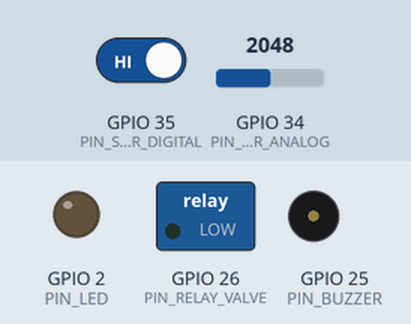
Bench run of a sketch on a simulated ESP32. On the bench: switched loads named in the sketch (green lamp = pin HIGH), output pins drawn as LEDs (lit = HIGH), buzzer (waves = sounding, pin HIGH). Dashed ring = blinking. The inputs (shaded band) are chosen by the test bench; at power-on: GPIO 34 (PIN_SENSOR_ANALOG) = 2048, GPIO 35 (PIN_SENSOR_DIGITAL) HIGH. WiFi joins after 1.5 s; servers stay silent unless stated; what the sketch prints to the serial monitor is not drawn.

Above: at 3.2 s.
3.3 s: GPIO 34 (PIN_SENSOR_ANALOG) set to 1869
4.8 s: GPIO 34 (PIN_SENSOR_ANALOG) set to 1760
At 4.95 s:
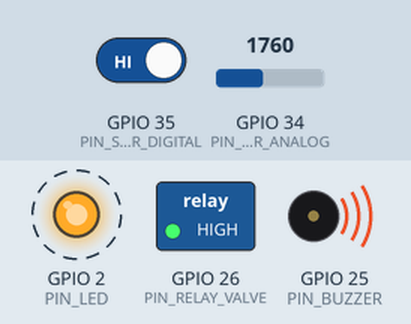
Timing chart, 0 to 13.8 s (numbered marks = the images above; inputs shaded):
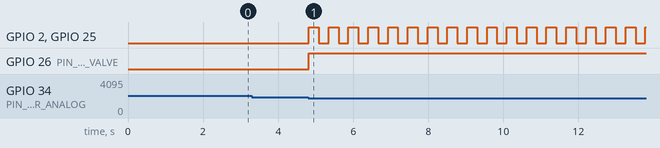

Measured:
- the behaviour switches between 1800 and 1799 on GPIO 34 (PIN_SENSOR_ANALOG) (found by bisection; images 0 and 1)
- after the input at 3.3 s, every drawn part: stays the same
- after the input at 4.8 s, GPIO 2 (PIN_LED), GPIO 25 (PIN_BUZZER): alternates HIGH for 0.26 s and LOW for 0.26 s, starting at once; GPIO 26 (PIN_RELAY_VALVE): LOW → HIGH at once

The sketch:

water-leak-detector.ino
```cpp
/**
 * ESP32-Community: Smart Water Leak Detector & Automatic Shutoff Controller
 * Monitors dual-probe conductivity/rain sensors, triggers audible siren,
 * energizes cutoff valve relay, and provides responsive glassmorphism web dashboard.
 *
 * Compatible with ESP32-WROOM-32, ESP32-S3, ESP32-C3.
 */

#include <Arduino.h>
#include <WiFi.h>
#include <WebServer.h>
#include <ArduinoJson.h>

// --- Pin Definitions ---
#if defined(CONFIG_IDF_TARGET_ESP32C3)
  #define PIN_SENSOR_ANALOG  2   // ADC1 channel
  #define PIN_SENSOR_DIGITAL 3   // Digital comparator threshold
  #define PIN_RELAY_VALVE    4   // Solenoid shutoff valve
  #define PIN_BUZZER         5   // Alarm buzzer
  #define PIN_LED            8   // Status LED
#elif defined(CONFIG_IDF_TARGET_ESP32S3)
  #define PIN_SENSOR_ANALOG  4   // ADC1 channel
  #define PIN_SENSOR_DIGITAL 5
  #define PIN_RELAY_VALVE    10
  #define PIN_BUZZER         11
  #define PIN_LED            2
#else
  #define PIN_SENSOR_ANALOG  34  // ADC1 channel
  #define PIN_SENSOR_DIGITAL 35
  #define PIN_RELAY_VALVE    26
  #define PIN_BUZZER         25
  #define PIN_LED            2
#endif

// Configuration
const char* default_ssid = "YOUR_WIFI_SSID";
const char* default_password = "YOUR_WIFI_PASSWORD";
const int LEAK_ANALOG_THRESHOLD = 1800; // Lower reading = higher conductivity/water

WebServer server(80);

// State Variables
bool leakDetected = false;
bool alarmMuted = false;
bool valveClosed = false;
int rawAnalogValue = 4095;
unsigned long leakStartTime = 0;
unsigned long lastSirenToggle = 0;
bool sirenState = false;
int leakEventCount = 0;

// Web Dashboard
const char HTML_PAGE[] PROGMEM = R"rawliteral(
<!DOCTYPE html>
<html lang="en">
<head>
  <meta charset="UTF-8">
  <meta name="viewport" content="width=device-width, initial-scale=1.0">
  <title>ESP32 Smart Water Leak Detector</title>
  <style>
    :root {
      --bg: #090d16;
      --card: #131c2e;
      --border: #1e293b;
      --safe: #22c55e;
      --danger: #ef4444;
      --text: #f8fafc;
      --text-muted: #94a3b8;
    }
    body {
      font-family: -apple-system, BlinkMacSystemFont, "Segoe UI", Roboto, sans-serif;
      background: var(--bg);
      color: var(--text);
      display: flex;
      flex-direction: column;
      align-items: center;
      margin: 0;
      padding: 24px;
    }
    .card {
      background: var(--card);
      border: 1px solid var(--border);
      border-radius: 16px;
      padding: 28px;
      max-width: 460px;
      width: 100%;
      text-align: center;
      box-shadow: 0 20px 25px -5px rgba(0, 0, 0, 0.4);
    }
    h1 { font-size: 1.6rem; margin-top: 0; }
    .status-banner {
      padding: 16px;
      border-radius: 12px;
      font-size: 1.3rem;
      font-weight: 800;
      margin: 20px 0;
      text-transform: uppercase;
      letter-spacing: 1px;
    }
    .status-safe {
      background: rgba(34, 197, 94, 0.15);
      color: var(--safe);
      border: 1px solid var(--safe);
    }
    .status-danger {
      background: rgba(239, 68, 68, 0.2);
      color: var(--danger);
      border: 1px solid var(--danger);
      animation: pulse 1s infinite alternate;
    }
    @keyframes pulse {
      from { opacity: 0.7; }
      to { opacity: 1; transform: scale(1.02); }
    }
    .metrics {
      display: grid;
      grid-template-columns: 1fr 1fr;
      gap: 12px;
      margin-bottom: 24px;
      text-align: left;
    }
    .metric-box {
      background: #0b1322;
      padding: 14px;
      border-radius: 10px;
      border: 1px solid var(--border);
    }
    .metric-label { font-size: 0.75rem; color: var(--text-muted); text-transform: uppercase; }
    .metric-val { font-size: 1.25rem; font-weight: 700; margin-top: 4px; }
    .actions { display: flex; gap: 10px; }
    .btn {
      flex: 1;
      padding: 12px;
      font-size: 0.95rem;
      font-weight: 700;
      border: none;
      border-radius: 8px;
      cursor: pointer;
      transition: opacity 0.2s;
    }
    .btn:active { opacity: 0.8; }
    .btn-mute { background: #3b82f6; color: #fff; }
    .btn-reset { background: #334155; color: #f8fafc; }
  </style>
</head>
<body>
  <div class="card">
    <h1>💧 Water Leak Sentinel</h1>
    <div id="banner" class="status-banner status-safe">ALL DRY & SECURE</div>

    <div class="metrics">
      <div class="metric-box">
        <div class="metric-label">Sensor Level</div>
        <div class="metric-val" id="sensorVal">4095</div>
      </div>
      <div class="metric-box">
        <div class="metric-label">Water Valve</div>
        <div class="metric-val" id="valveStatus">OPEN ✅</div>
      </div>
      <div class="metric-box">
        <div class="metric-label">Alarm State</div>
        <div class="metric-val" id="alarmStatus">SILENT</div>
      </div>
      <div class="metric-box">
        <div class="metric-label">Incidents</div>
        <div class="metric-val" id="incidents">0</div>
      </div>
    </div>

    <div class="actions">
      <button class="btn btn-mute" onclick="muteAlarm()">Toggle Mute</button>
      <button class="btn btn-reset" onclick="resetValve()">Reset Valve</button>
    </div>
  </div>
  <script>
    function refresh() {
      fetch('/api/status')
        .then(r => r.json())
        .then(d => {
          const b = document.getElementById('banner');
          if (d.leakDetected) {
            b.innerText = '🚨 WATER LEAK DETECTED!';
            b.className = 'status-banner status-danger';
          } else {
            b.innerText = 'ALL DRY & SECURE';
            b.className = 'status-banner status-safe';
          }
          document.getElementById('sensorVal').innerText = d.rawAnalog;
          document.getElementById('valveStatus').innerText = d.valveClosed ? 'SHUT OFF 🔒' : 'OPEN ✅';
          document.getElementById('alarmStatus').innerText = d.alarmMuted ? 'MUTED 🔇' : (d.leakDetected ? 'SOUNDING 🔊' : 'STANDBY');
          document.getElementById('incidents').innerText = d.incidentCount;
        });
    }
    function muteAlarm() {
      fetch('/api/mute', { method: 'POST' }).then(() => refresh());
    }
    function resetValve() {
      fetch('/api/reset', { method: 'POST' }).then(() => refresh());
    }
    setInterval(refresh, 1000);
    refresh();
  </script>
</body>
</html>
)rawliteral";

void handleRoot() {
  server.send_P(200, "text/html", HTML_PAGE);
}

void handleApiStatus() {
  StaticJsonDocument<256> doc;
  doc["leakDetected"] = leakDetected;
  doc["rawAnalog"] = rawAnalogValue;
  doc["valveClosed"] = valveClosed;
  doc["alarmMuted"] = alarmMuted;
  doc["incidentCount"] = leakEventCount;
  doc["uptime"] = millis();

  String out;
  serializeJson(doc, out);
  server.send(200, "application/json", out);
}

void handleApiMute() {
  alarmMuted = !alarmMuted;
  if (alarmMuted) {
    digitalWrite(PIN_BUZZER, LOW);
  }
  server.send(200, "application/json", "{\"success\":true}");
}

void handleApiReset() {
  leakDetected = false;
  valveClosed = false;
  alarmMuted = false;
  digitalWrite(PIN_RELAY_VALVE, LOW); // De-energize shutoff valve
  digitalWrite(PIN_BUZZER, LOW);
  digitalWrite(PIN_LED, LOW);
  server.send(200, "application/json", "{\"success\":true,\"message\":\"Valve and system reset.\"}");
}

void setup() {
  Serial.begin(115200);
  delay(500);
  Serial.println("\n[ESP32 Smart Water Leak Sentinel]");

  pinMode(PIN_RELAY_VALVE, OUTPUT);
  digitalWrite(PIN_RELAY_VALVE, LOW);

  pinMode(PIN_BUZZER, OUTPUT);
  digitalWrite(PIN_BUZZER, LOW);

  pinMode(PIN_LED, OUTPUT);
  digitalWrite(PIN_LED, LOW);

  pinMode(PIN_SENSOR_DIGITAL, INPUT);

  WiFi.mode(WIFI_STA);
  WiFi.begin(default_ssid, default_password);
  Serial.printf("Connecting to %s...", default_ssid);

  unsigned long startAttempt = millis();
  while (WiFi.status() != WL_CONNECTED && millis() - startAttempt < 8000) {
    delay(250);
    Serial.print(".");
  }

  if (WiFi.status() == WL_CONNECTED) {
    Serial.printf("\nConnected! IP: %s\n", WiFi.localIP().toString().c_str());
  } else {
    Serial.println("\nWiFi timeout; starting fallback AP: ESP32-LeakSentinel");
    WiFi.mode(WIFI_AP);
    WiFi.softAP("ESP32-LeakSentinel", "water1234");
    Serial.printf("AP IP: %s\n", WiFi.softAPIP().toString().c_str());
  }

  server.on("/", HTTP_GET, handleRoot);
  server.on("/api/status", HTTP_GET, handleApiStatus);
  server.on("/api/mute", HTTP_POST, handleApiMute);
  server.on("/api/reset", HTTP_POST, handleApiReset);
  server.begin();
  Serial.println("Web server active.");
}

void loop() {
  server.handleClient();

  // Read analog moisture sensor (0 = Direct short/water, 4095 = Completely dry)
  rawAnalogValue = analogRead(PIN_SENSOR_ANALOG);
  bool digitalActive = (digitalRead(PIN_SENSOR_DIGITAL) == LOW);

  bool currentLeak = (rawAnalogValue < LEAK_ANALOG_THRESHOLD) || digitalActive;

  if (currentLeak && !leakDetected) {
    leakDetected = true;
    valveClosed = true;
    leakStartTime = millis();
    leakEventCount++;
    digitalWrite(PIN_RELAY_VALVE, HIGH); // Shut off main water line!
    Serial.printf("🚨 ALARM: Water leak detected! Raw Analog: %d. Solenoid Valve Closed!\n", rawAnalogValue);
  }

  // Handle active audible & visual alarm siren
  if (leakDetected) {
    if (!alarmMuted) {
      if (millis() - lastSirenToggle >= 250) {
        lastSirenToggle = millis();
        sirenState = !sirenState;
        digitalWrite(PIN_BUZZER, sirenState ? HIGH : LOW);
        digitalWrite(PIN_LED, sirenState ? HIGH : LOW);
      }
    } else {
      digitalWrite(PIN_BUZZER, LOW);
      digitalWrite(PIN_LED, HIGH); // Solid LED indicates muted active leak
    }
  } else {
    digitalWrite(PIN_LED, LOW);
    digitalWrite(PIN_BUZZER, LOW);
  }

  delay(20);
}
```
